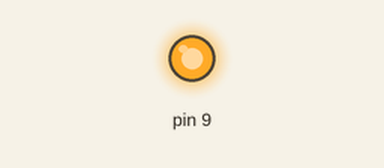
The sketch below on a simulated Arduino Uno, built with avr-gcc and run on an emulated ATmega328P. Shown: output pins drawn as LEDs (lit = HIGH).

Above: at 0.1 s.
Timing chart, 0 to 1.6 s (numbered marks = the images above):
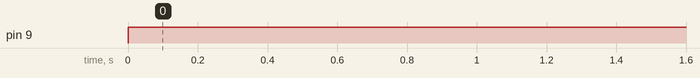

Measured:
- by itself, pin 9: LOW → HIGH at 0.00 s

The sketch:

truning_laser_on_and_off.ino
```cpp
int on = 255;
int off = 0;
int T = 50000;
void setup() {
  pinMode(9,OUTPUT);
}

void loop() {
    analogWrite(9,on);
    delay(T);
    analogWrite(9,off);
    delay(T);
}
```
